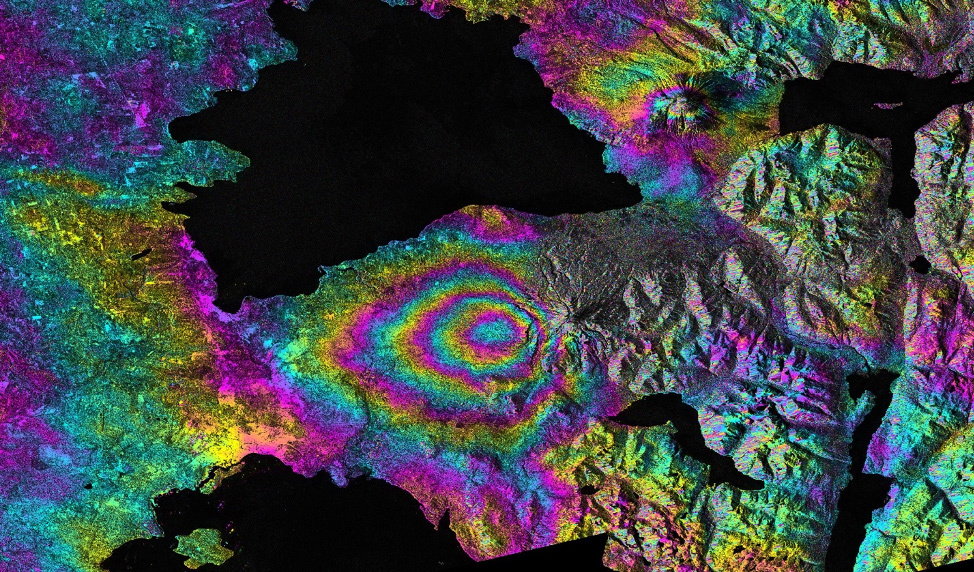
#> input picture sar_2_color.jpg, 974 x 572 px
$ jupyter execute DE_IP_2024_Task_1.ipynb
#> lines starting #> are read from the running program, lines starting #| are printed output that depends on the picture; after the words box and inside, x2 and y2 are one past the last pixel; in counts of white or black regions, pixels touching at a corner belong together; long printed decimals are rounded
[cell 1]
import numpy as np
import cv2
import matplotlib.pyplot as plt

# Базовая работа с изображением

[cell 2]
image = cv2.imread('sar_2_color.jpg')
#> image is the input picture: shape (572, 974, 3); mean B, G, R 71.5, 68.6, 63.6

[cell 3]
plt.imshow(image)

[cell 4]
image.shape # h,w,c
#> Out = (572, 974, 3)

[cell 5]
image[250,250] # b,g,r
#> Out = [12, 12, 12]

[cell 6]
# ROI
img_roi = image[100:200, 500:700]

[cell 7]
plt.imshow(img_roi)

[cell 8]
b,g,r = cv2.split(image)

[cell 9]
plt.imshow(b, cmap = 'gray')

[cell 10]
plt.imshow(g, cmap = 'gray')

[cell 11]
# alternative approach
b = image[:,:,0]

[cell 12]
import copy

image2 = copy.deepcopy(image)

[cell 13]
image2[50:100,50:100] = [0,0,0]
#> image2: shape (572, 974, 3); 0.45% of pixels changed, all inside (x1, y1, x2, y2) = (50, 50, 100, 100)

[cell 14]
plt.imshow(image2)

[cell 15]
# empty image
image_template = np.zeros(image.shape,np.uint8)

[cell 16]
plt.imshow(image_template)

# Конвертация цветовых моделей

[cell 17]
image_template[0,0]
#> Out = [0, 0, 0]

[cell 18]
image_gray = cv2.cvtColor(image, cv2.COLOR_BGR2GRAY)
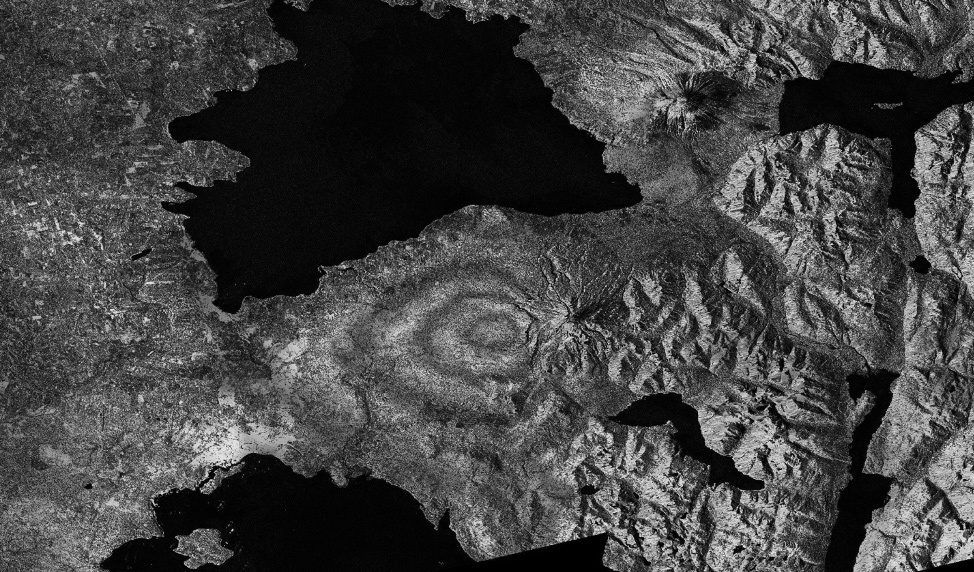
#> image_gray: shape (572, 974); min 0, max 236, mean 67.4

[cell 19]
image_gray[0,0]
#> Out = 40

[cell 20]
image_gray.shape
#> Out = (572, 974)

[cell 21]
image_hsv = cv2.cvtColor(image, cv2.COLOR_BGR2HSV)
#> image_hsv: shape (572, 974, 3); mean H, S, V 79.8, 125.4, 92.5

[cell 22]
image_hsv.shape
#> Out = (572, 974, 3)

[cell 23]
image_hsv[0,0]
#> Out = [117, 143, 75]

[cell 24]
image[0,0]
#> Out = [75, 37, 33]

[cell 25]
image_lab = cv2.cvtColor(image, cv2.COLOR_BGR2Lab)
#> image_lab: shape (572, 974, 3); mean of channels 0, 1, 2 75.2, 129.2, 126.9

[cell 26]
image_lab[0,0]
#> Out = [42, 139, 104]

# Пороговая фильтрация

[cell 27]
_,thresh1 = cv2.threshold(image_gray,200,255,cv2.THRESH_BINARY)
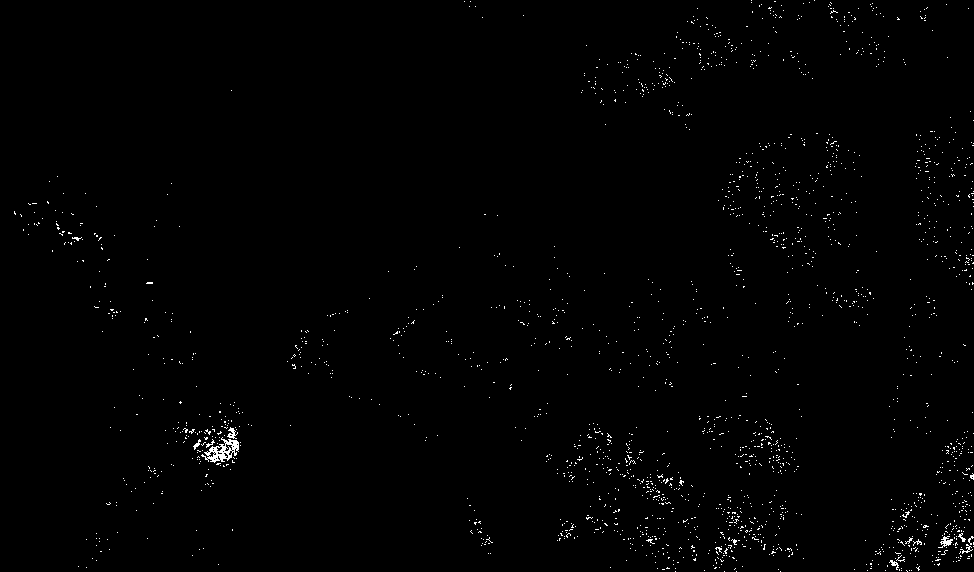
#> thresh1: shape (572, 974); 0.8% white in thin lines or dots

[cell 28]
plt.imshow(thresh1, cmap='gray')

[cell 29]
thresh1[thresh1==100].sum()
#> Out = 0

# Построение гистограммы

[cell 30]
histSize = 256
histRange = (0, 256)
accumulate = False

b_hist = cv2.calcHist([b], [0], None, [histSize], histRange, accumulate=accumulate)
#> b_hist = 256 values, max 15318 at index 5, min 29 at index 253, mean 2176.3

[cell 31]
plt.plot(b_hist)
#> figure, not shown here; curve peaks at x = 5, y = 15318

[cell 32]
b_hist_cum = b_hist.cumsum()
#> b_hist_cum = 256 values from 10493 to 557128

[cell 33]
plt.plot(b_hist_cum)
#> figure, not shown here; curve peaks at x = 255, y = 557128

[cell 34]
b_hist_norm = b_hist /  (image.shape[0] * image.shape[1])
#> b_hist_norm = 256 values, max 0.0275 at index 5, min 5.21e-05 at index 253, mean 0.00391

[cell 35]
plt.plot(b_hist_norm)
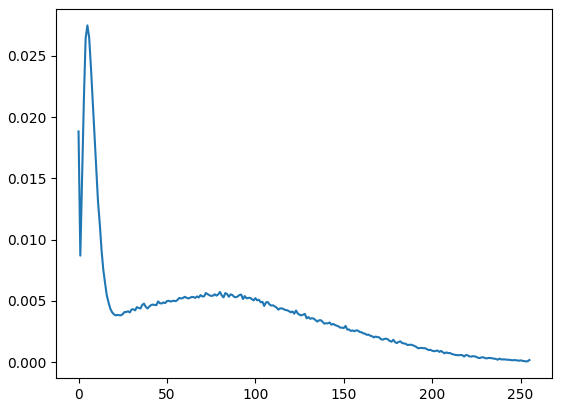
#> figure drawn by matplotlib, 1 panel; curve peaks at x = 5, y = 0.0275

# Сравнение двух изображений

[cell 36]
from skimage.metrics import structural_similarity, mean_squared_error

(ssim, diff) = structural_similarity(image_gray, image_gray, full=True)
#> diff: shape (572, 974) float64; every value is 1
#> ssim = 1
diff = (diff * 255).astype("uint8")
#> diff: shape (572, 974); every value is 255
print("SSIM: {}".format(ssim))
#| SSIM: 1.0

[cell 37]
plt.imshow(diff)

[cell 38]
mse = mean_squared_error(image_gray, image_gray)
#> mse = 0
mse
#> Out = 0

# Статистические характеристики изображений

[cell 39]
mean = image_gray.mean()
#> mean = 67.41

[cell 40]
std = image_gray.std()
#> std = 52.02

[cell 41]
print(mean,std)
#| 67.412 52.016

[cell 42]
eq_gray = cv2.equalizeHist(image_gray)

[cell 43]
plt.imshow(eq_gray, cmap="gray")

[cell 44]
plt.imshow(image_gray, cmap="gray")

[cell 45]
import cv2
import numpy as np
import matplotlib.pyplot as plt
from skimage.metrics import structural_similarity as ssim
from skimage.metrics import mean_squared_error as mse

img = cv2.imread('sar_1_gray.jpg', cv2.IMREAD_GRAYSCALE)
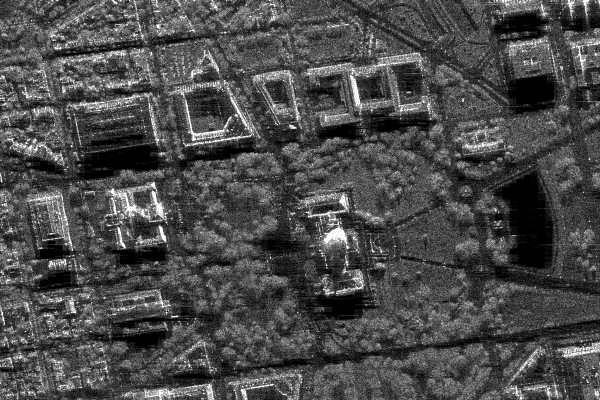
#> input picture sar_1_gray.jpg, 600 x 400 px
#> img is the input picture: shape (400, 600); min 0, max 255, mean 74.9

if img is None:
    raise FileNotFoundError("Не найден файл sar_1_gray.jpg")

print("1. Изображение загружено")
print(f"   shape = {img.shape}, dtype = {img.dtype}")
#|    shape = (400, 600), dtype = uint8
print(f"   min = {img.min()}, max = {img.max()}, mean = {img.mean():.2f}, std = {img.std():.2f}")
#|    min = 0, max = 255, mean = 74.94, std = 43.66

plt.figure(figsize=(6, 5))
plt.imshow(img, cmap='gray')
plt.title('Исходное sar_1_gray.jpg')
plt.axis('off')
plt.show()


hist = cv2.calcHist([img], [0], None, [256], [0, 256]).ravel()
#> hist = 256 values, max 3786 at index 1, min 40 at index 251, mean 937.5

print("\n2. Гистограмма")
print(f"   Сумма бинов = {hist.sum():.0f} (должна быть равна числу пикселей: {img.size})")
#|    Сумма бинов = 240000 (должна быть равна числу пикселей: 240000)
print(f"   Бин с максимумом: {hist.argmax()}, значение = {hist.max():.0f}")
#|    Бин с максимумом: 1, значение = 3786

plt.figure(figsize=(10, 4))
plt.plot(hist, color='black')
plt.title('Гистограмма исходного изображения')
plt.xlabel('Интенсивность')
plt.ylabel('Количество пикселей')
plt.grid(True)
plt.show()
#> figure, not shown here; curve peaks at x = 1, y = 3786


def gamma_correction(image, gamma):
    """
    Гамма-коррекция.
    gamma < 1 — осветление,
    gamma > 1 — затемнение,
    gamma = 1 — без изменений.
    """
    img_float = image.astype(np.float32) / 255.0
    corrected = np.power(img_float, gamma) * 255.0
    return np.clip(corrected, 0, 255).astype(np.uint8)

gammas = [0.5, 1.0, 1.5, 2.2]
gamma_images = {}

print("\n3. Гамма-коррекция")
for g in gammas:
    corrected = gamma_correction(img, g)
    gamma_images[g] = corrected
    print(f"   gamma = {g}: mean = {corrected.mean():.2f}, std = {corrected.std():.2f}")
#> this loop made 4 passes
#|    gamma = 0.5: mean = 130.56, std = 43.86
#|    gamma = 1.0: mean = 74.94, std = 43.66
#|    gamma = 1.5: mean = 45.25, std = 39.25
#|    gamma = 2.2: mean = 24.64, std = 33.23
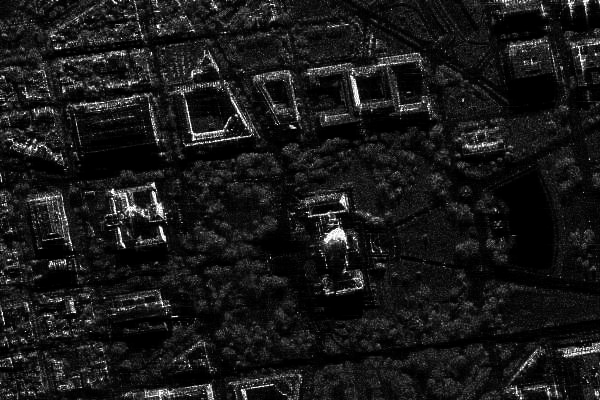
#> corrected: shape (400, 600); min 0, max 255, mean 24.6
#> after the loop, gamma_images = 4 items

plt.figure(figsize=(15, 4))
for i, g in enumerate(gammas, 1):
    plt.subplot(1, len(gammas), i)
    plt.imshow(gamma_images[g], cmap='gray')
    plt.title(f'gamma = {g}')
    plt.axis('off')
plt.tight_layout()
plt.show()
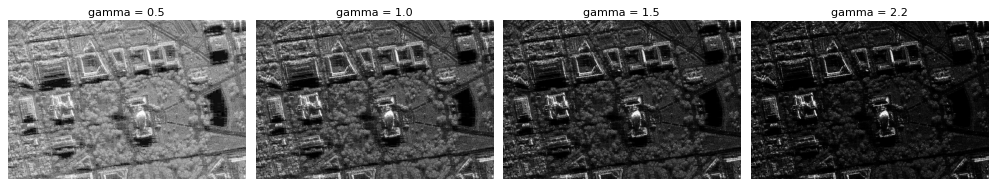
#> figure drawn by matplotlib, 4 panels


print("\n4. Сравнение исходного изображения и гамма-коррекции")
print(f"{'gamma':>8} | {'MSE':>12} | {'SSIM':>12}")
print("-" * 38)

for g in gammas:
    corrected = gamma_images[g]
    mse_value = mse(img, corrected)
    ssim_value = ssim(img, corrected, data_range=255)
    print(f"{g:>8} | {mse_value:>12.4f} | {ssim_value:>12.6f}")
#> this loop made 4 passes
#> (mse_value, ssim_value) on passes 1 to 4: (3250.4, 0.788), (0, 1), (971.8, 0.807), (2894.1, 0.436)
#|      0.5 |    3250.4291 |     0.7875
#|      1.0 |       0.0000 |     1.000
#|      1.5 |     971.8207 |     0.8066
#|      2.2 |    2894.0780 |     0.4356
#> pass 3, `corrected = gamma_images[g]`:
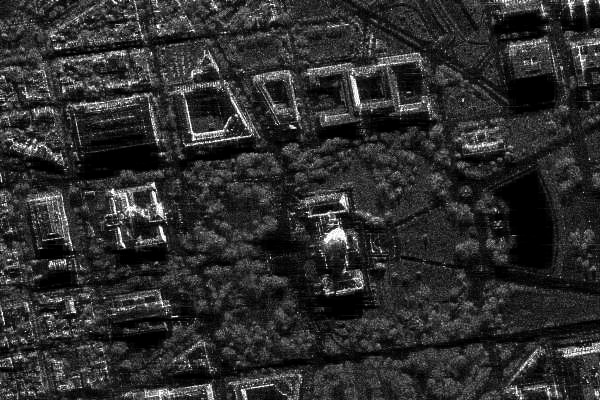
#> corrected: shape (400, 600); min 0, max 255, mean 45.2


try:
    ref = eq_gray
    print("\n5. Статистическая коррекция: используется существующий eq_gray")
except NameError:
    ref = cv2.equalizeHist(img)
    print("\n5. eq_gray не найден. Используется equalizeHist(sar_1_gray.jpg) как эталон.")

def statistical_correction(image, reference):
    """
    Приведение среднего и стандартного отклонения изображения
    к статистике эталонного изображения.
    """
    src = image.astype(np.float32)
    ref = reference.astype(np.float32)

    src_mean, src_std = src.mean(), src.std()
#> src_mean = 74.94; src_std = 43.66
    ref_mean, ref_std = ref.mean(), ref.std()
#> ref_mean = 127.6; ref_std = 73.46

    if src_std == 0:
        src_std = 1.0

    corrected = (src - src_mean) * (ref_std / src_std) + ref_mean
    return np.clip(corrected, 0, 255).astype(np.uint8)
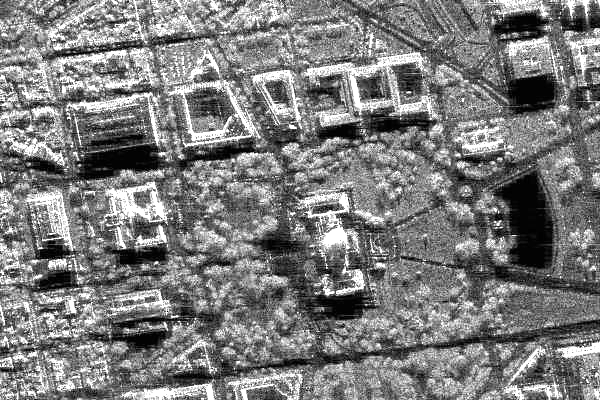
#> returned value: shape (400, 600); min 1, max 255, mean 123.8

stat_corrected = statistical_correction(img, ref)

print(f"   Статистика исходного: mean = {img.mean():.2f}, std = {img.std():.2f}")
#|    Статистика исходного: mean = 74.94, std = 43.66
print(f"   Статистика эталона:   mean = {ref.mean():.2f}, std = {ref.std():.2f}")
#|    Статистика эталона:   mean = 127.65, std = 73.46
print(f"   После коррекции:      mean = {stat_corrected.mean():.2f}, std = {stat_corrected.std():.2f}")
#|    После коррекции:      mean = 123.81, std = 64.70

mse_stat = mse(img, stat_corrected)
#> mse_stat = 2984.7
ssim_stat = ssim(img, stat_corrected, data_range=255)
#> ssim_stat = 0.782
print(f"   MSE(original, stat_corrected) = {mse_stat:.4f}")
#|    MSE(original, stat_corrected) = 2984.7243
print(f"   SSIM(original, stat_corrected) = {ssim_stat:.6f}")
#|    SSIM(original, stat_corrected) = 0.7823

plt.figure(figsize=(12, 5))
plt.subplot(1, 3, 1)
plt.imshow(img, cmap='gray')
plt.title('Исходное')
plt.axis('off')

plt.subplot(1, 3, 2)
plt.imshow(ref, cmap='gray')
plt.title('Эталон eq_gray')
plt.axis('off')

plt.subplot(1, 3, 3)
plt.imshow(stat_corrected, cmap='gray')
plt.title('Статистическая коррекция')
plt.axis('off')
plt.tight_layout()
plt.show()

print("\n6. Пороговая фильтрация")

thresholds = [50, 100, 150, 200]
types = {
    'THRESH_BINARY': cv2.THRESH_BINARY,
    'THRESH_BINARY_INV': cv2.THRESH_BINARY_INV,
    'THRESH_TRUNC': cv2.THRESH_TRUNC,
    'THRESH_TOZERO': cv2.THRESH_TOZERO,
    'THRESH_TOZERO_INV': cv2.THRESH_TOZERO_INV,
}

for name, ttype in types.items():
    print(f"\n   Тип: {name}")
    print(f"   {'threshold':>10} | {'foreground_px':>15} | {'foreground_%':>12}")
    print("   " + "-" * 45)

    for th in thresholds:
        _, th_img = cv2.threshold(img, th, 255, ttype)

        if ttype in (cv2.THRESH_BINARY, cv2.THRESH_BINARY_INV):
            foreground = np.count_nonzero(th_img == 255)
        else:
            foreground = np.count_nonzero(th_img)

        percent = 100.0 * foreground / img.size
        print(f"   {th:>10} | {foreground:>15} | {percent:>11.2f}%")

otsu_th, otsu_img = cv2.threshold(img, 0, 255, cv2.THRESH_BINARY + cv2.THRESH_OTSU)
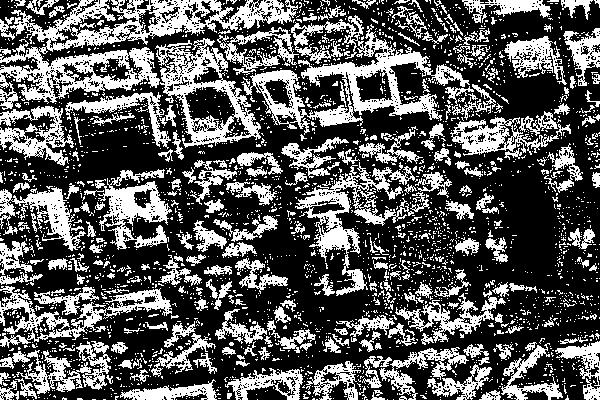
#> otsu_img: shape (400, 600); 35% white; 2763 white regions (2491 under 20 px), largest, box (x1, y1, x2, y2) and area: (0, 0, 298, 110) 9753, (241, 15, 470, 135) 6934, (155, 38, 261, 148) 3834
#> otsu_th = 85
print(f"\n   Otsu threshold = {otsu_th:.0f}")
#|    Otsu threshold = 85
print(f"   foreground_px = {np.count_nonzero(otsu_img == 255)}")
#|    foreground_px = 83989

plt.figure(figsize=(15, 8))
plot_idx = 1
for name, ttype in types.items():
    for th in [100, 150]:
        _, th_img = cv2.threshold(img, th, 255, ttype)
        plt.subplot(len(types), 2, plot_idx)
        plt.imshow(th_img, cmap='gray')
        plt.title(f'{name}, th={th}')
        plt.axis('off')
        plot_idx += 1
#> after the loop, plot_idx = 11
plt.tight_layout()
plt.show()
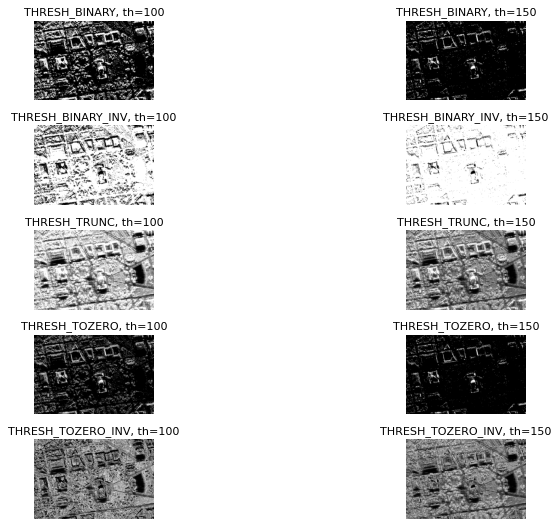
#> figure drawn by matplotlib, 10 panels

plt.figure(figsize=(6, 5))
plt.imshow(otsu_img, cmap='gray')
plt.title(f'Otsu, threshold={otsu_th:.0f}')
plt.axis('off')
plt.show()
